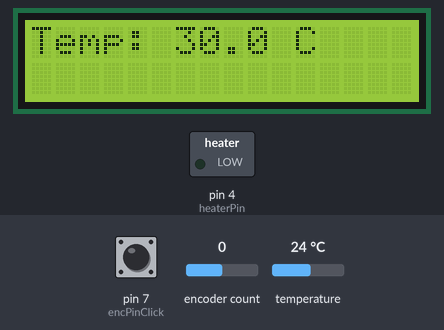
Bench run of a sketch on a simulated Arduino Uno, built with avr-gcc and run on an emulated ATmega328P. Parts: 16×2 character LCD, switched loads named in the sketch (green lamp = pin HIGH). The inputs (shaded band) are chosen by the test bench; at power-on: pin 7 (encPinClick) HIGH, encoder count 0, temperature 24 °C. What the sketch prints to the serial monitor is not drawn.

Above: at 2.3 s.
2.4 s: pin 7 (encPinClick) pulled LOW for 0.15 s
At 3.7 s:
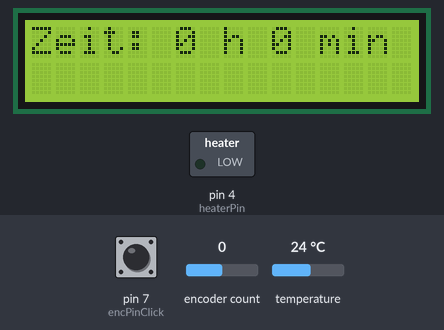
4.1 s: pin 7 (encPinClick) pulled LOW for 1 s
At 5.6 s:
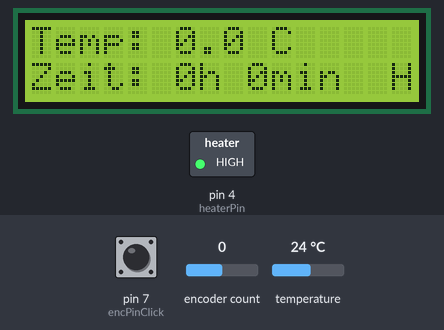
At 7.2 s:
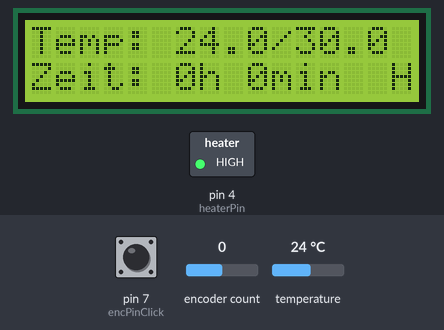
Timing chart, 0 to 8.7 s (numbered marks = the images above; inputs shaded):
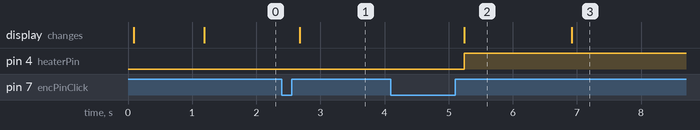

The sketch:

DIYSousVide_Sketch.ino
```cpp
// (licence header left out)
// LIBRARIES

#include <Wire.h>
#include <LiquidCrystal_I2C.h>
#include <OneWire.h>
#include <DallasTemperature.h> //https://github.com/milesburton/Arduino-Temperature-Control-Library
#include <Encoder.h> //https://github.com/PaulStoffregen/Encoder


// CONFIG I/O
int encPin1 = 2;
int encPin2 = 3;
int encPinClick = 7;
int tempSensorPin = 8;
int heaterPin = 4;

#define ONE_WIRE_BUS tempSensorPin

Encoder myEnc(encPin1, encPin2);
LiquidCrystal_I2C lcd(0x27, 16, 2);
OneWire oneWire(ONE_WIRE_BUS);
DallasTemperature sensors(&oneWire);

// CONFIG VARIABLES
int mode = 1;

long oldPosition  = 0;

int upperTempLimit = 100;
int lowerTempLimit = 0;

float currentTemp= 0;
float targetTemp = 30;
float deltaHysLowerLimit = 0.2;
float deltaHysUpperLimit = 0.2;

int targetMinutes = 0;
int targetHours = 0;
int time_cache= 0;

int currentMinutes = 0;
int currentHours = 0;

long startTime = 0;
boolean firstHeatingFlag = true;

// SETUP
void setup()
{
  initLCD();
  initSensors();
  pinMode(encPinClick,INPUT_PULLUP);
  pinMode(heaterPin,OUTPUT);
  digitalWrite(heaterPin, LOW);
  showTemp(targetTemp);
  Serial.begin(9600);

}

void loop()
{

  // MODE 0 - Choose Preset

  // to be implemented...

  // MODE 1 - Set Temperature

  while (mode == 1) {

  if (!digitalRead(encPinClick)) {

      mode = 2;
      while(!digitalRead(encPinClick));
      delay(100);
      lcd.clear();
      showTime(targetHours, targetMinutes);
      break;
    }
      float targetTemp_old = targetTemp;
      targetTemp = targetTemp+checkEnc();

      if ((targetTemp_old-targetTemp != 0)){
      if (targetTemp >= upperTempLimit) {
        targetTemp = upperTempLimit;
      }
      else if (targetTemp <= lowerTempLimit) {
        targetTemp = lowerTempLimit;

      }
      showTemp(targetTemp);
    }
  }

  // MODE 2 - Set time

  while (mode == 2) {
    if (!digitalRead(encPinClick)) {
      mode = 3;
      while(!digitalRead(encPinClick));
      delay(100);
      startTime = millis();
      lcd.clear();
      showTemp(0);
      showCurrentTime();
      break;
    }

      int time_cache_old = time_cache;
      time_cache =time_cache+checkEnc();
      if ((time_cache_old - time_cache)!=0){

      targetHours = time_cache / 60;
      targetMinutes = time_cache % 60;

     showTime(targetHours, targetMinutes);
      }

  }

  // MODE 3 - QuickStart

   while (mode == 3) {
    /*if (!digitalRead(encPinClick)) {
      mode = 4;
      break;
    }
    */

      while(currentTemp < (targetTemp-2)){
        heaterOn();
        currentTemp = measureTemp(2);
        delay(100);
        showTempComparison(currentTemp,targetTemp);
        Serial.println(currentTemp);
        }
        heaterOff();
        delay(10000);
        mode = 4;
   }
   while(mode ==4) {

    currentTemp = measureTemp(3);
    //safetyNet();
        Serial.println(currentTemp);
    if (currentTemp<(targetTemp-deltaHysLowerLimit)){
      //Serial.println("HEATER ON");
      heaterOn();
      }
    if (currentTemp>(targetTemp-deltaHysUpperLimit)){
      //Serial.println("HEATER OFF");
      heaterOff();
    }
    showTempComparison((currentTemp),targetTemp);
    showCurrentTime();
    if (noTimeLeft()){
      mode = 4;
      heaterOff();

      break;
      }
  }
}
```

cooking.ino
```cpp
void heaterOn(){
  digitalWrite(heaterPin,HIGH);
  lcd.setCursor(15,1);
  lcd.print("H");
  }
void heaterOff(){
  digitalWrite(heaterPin,LOW);

  lcd.setCursor(15,0);
  lcd.print(" ");
  }

boolean noTimeLeft(){

  return false;
  }
```

gui.ino
```cpp
void initLCD() {
  lcd.begin();
  lcd.backlight();
  lcd.setCursor(0, 0);
  lcd.print("DIYSousVide v1.2");
  lcd.setCursor(0,1);
  lcd.print("by MaxTechTV");

  delay(1000);
}

void showTemp(float t) {
  lcd.setCursor(0, 0);
  lcd.print("Temp:      ");
  lcd.setCursor(6, 0);
  lcd.print(String(t,1));
  lcd.print(" C");
}

void showTempComparison(float t1,float t2) {

  lcd.setCursor(0, 0);
  lcd.print("Temp:       ");
  lcd.setCursor(6, 0);
  lcd.print(String(t1,1));
  lcd.print("/");
  lcd.print(String(t2,1));
  lcd.print(" C");
}

void showTime(int tH,int tM){
  lcd.setCursor(0, 0);
  lcd.print("Zeit:            ");
  lcd.setCursor(6, 0);
  lcd.print(tH);
  lcd.print(" h ");
  lcd.print(tM);
  lcd.print(" min");
}
void showCurrentTime(){

  long cT = millis()-startTime;

  int tH = (int)(((cT/1000)/60)/60);
  int tM = (int)(((cT/1000)/60)%60);
  lcd.setCursor(0, 1);
  lcd.print("Zeit:          ");
  lcd.setCursor(6, 1);
  lcd.print(targetHours-tH);
  lcd.print("h ");
  lcd.print(targetMinutes-tM);
  lcd.print("min");

  }
```

sensors.ino
```cpp
void initSensors(){
lcd.begin();
sensors.begin();
}


int checkEnc() {
  long newPosition = myEnc.read();
  if (newPosition != oldPosition) {
    int delta = oldPosition-newPosition;
    oldPosition = newPosition;

    if(delta>0) return 1;
    else if (delta<0) return-1;
    return delta;
  }
    else {
      return 0;
    }
  }


float measureTemp(int d){

   if (d==0){
    sensors.requestTemperatures();
    float temp = (int)(sensors.getTempCByIndex(0));
    return temp;
   }
   else{
    float temp = 0;
    for (int i = 0; i<d;i++){
      sensors.requestTemperatures();
      temp =temp+ (sensors.getTempCByIndex(0));

      delay(10);
    }
    temp = temp/d;
    return temp;
    }
}


void safetyNet(){
  if (currentTemp<0 || currentTemp > 1000) {

    lcd.clear();
    lcd.setCursor(0,0);
    lcd.print("ERROR");

    digitalWrite(heaterPin,LOW);
    }

   for (int i = 0; i<1000;i++){
    }
   while(true);
}
```

Measured:
- after the input at 2.4 s, the display: changes after 0.28 s (image 1)
- after the input at 4.1 s, pin 4 (heaterPin): LOW → HIGH after 1.1 s; the display: changes after 1.1 s (image 2)
- what the display in image 2 shows lasts 1.7 s, from 5.2 s to 6.9 s
